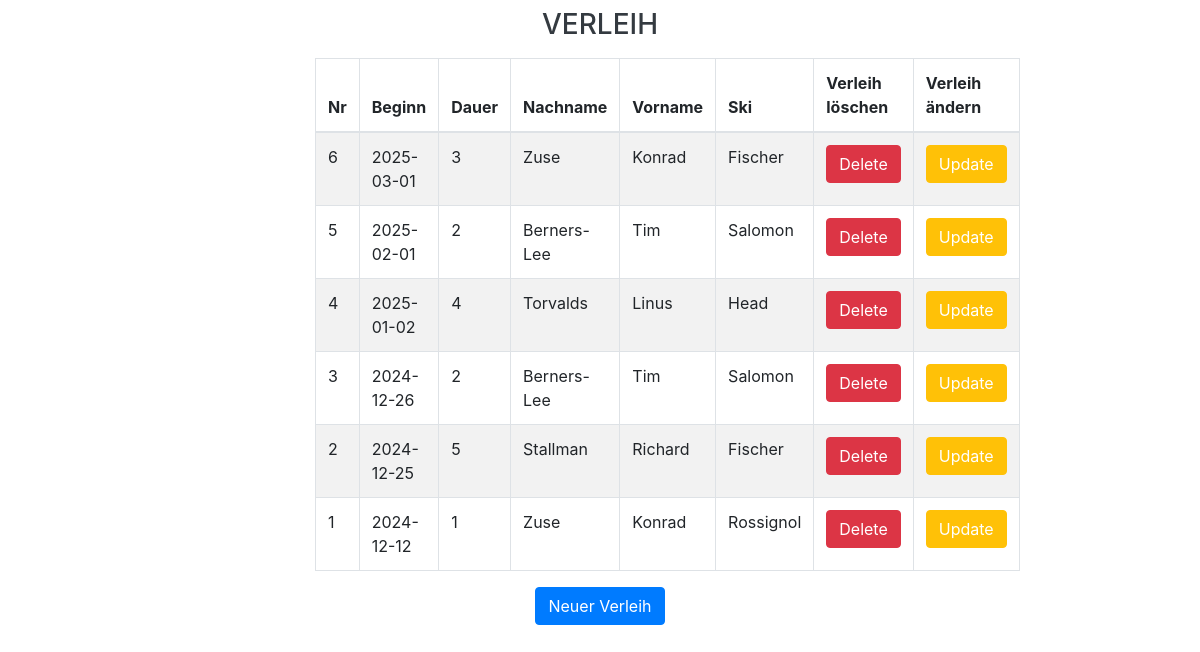
Page /rentals/index.php on the committed database.
### tables this page shows
CREATE TABLE `verleih` (
  `id` int(11) NOT NULL,
  `beginn` date DEFAULT NULL,
  `dauer` int(11) DEFAULT NULL,
  `kunden_id` int(11) DEFAULT NULL,
  `skier_id` int(11) DEFAULT NULL
);

CREATE TABLE `kunden` (
  `id` int(11) NOT NULL,
  `nachname` varchar(50) DEFAULT NULL,
  `vorname` varchar(50) DEFAULT NULL,
  `ausweis` varchar(20) DEFAULT NULL,
  `telefon` varchar(30) DEFAULT NULL
);

CREATE TABLE `skier` (
  `id` int(11) NOT NULL,
  `hersteller` varchar(50) DEFAULT NULL,
  `preis` int(11) DEFAULT NULL
);

### rentals/index.php (the view, shortened to what this page needs)
<?php
require dirname(__DIR__) . '/connect/connect.php';
$stmt = $pdo->prepare('
    SELECT `verleih`.`id`, `verleih`.`beginn`, `verleih`.`dauer`, `kunden`.`nachname`, `kunden`.`vorname`, `skier`.`hersteller`
    FROM `verleih`
    JOIN `kunden` ON `verleih`.`kunden_id` = `kunden`.`id`
    JOIN `skier` ON `verleih`.`skier_id` = `skier`.`id`
    ORDER BY `verleih`.`beginn` DESC
');
$stmt->execute();
$results = $stmt->fetchAll(PDO::FETCH_ASSOC);
?>
<!DOCTYPE html>
<html lang="en">
<head>
    <link rel="stylesheet" href="../assets/css/bootstrap.min.css">
</head>
<body>
    <h3 class="display-6 py-2 text-center text-dark">VERLEIH</h3>
    <div class="container w-50">
    <table class="table table-striped table-bordered">
        <thead>
            <tr>
                <th>Nr</th>
                <th>Beginn</th>
                <th>Dauer</th>
                <th>Nachname</th>
                <th>Vorname</th>
                <th>Ski</th>
                <th>Verleih löschen</th>
                <th>Verleih ändern</th>
            </tr>
        </thead>
        <tbody>
            <?php foreach($results as $result): ?>
            <tr>
                <td><?php echo $result['id'] ?></td>
                <td><?php echo $result['beginn'] ?></td>
                <td><?php echo $result['dauer'] ?></td>
                <td><?php echo $result['nachname'] ?></td>
                <td><?php echo $result['vorname'] ?></td>
                <td><?php echo $result['hersteller'] ?></td>
                <td><button class="btn btn-danger"><a href="./delete.php?deleteId=<?php echo $result['id'] ?>" class="text-white">Delete</a></button></td>
                <td><button class="btn btn-warning"><a href="./update.php?updateId=<?php echo $result['id'] ?>" class="text-white">Update</a></button></td>
            </tr>
            <?php endforeach; ?>
        </tbody>
    </table>
    <div class="d-flex justify-content-center mt-3">
        <button class="btn btn-primary"><a class="text-white" href="./submit.php">Neuer Verleih</a></button>
    </div>
</body>
</html>

### rows in the picture
verleih: id "6", beginn "2025-03-01", dauer "3", kunden.nachname "Zuse", kunden.vorname "Konrad", skier.hersteller "Fischer"
verleih: id "5", beginn "2025-02-01", dauer "2", kunden.nachname "Berners-Lee", kunden.vorname "Tim", skier.hersteller "Salomon"
verleih: id "4", beginn "2025-01-02", dauer "4", kunden.nachname "Torvalds", kunden.vorname "Linus", skier.hersteller "Head"
verleih: id "3", beginn "2024-12-26", dauer "2", kunden.nachname "Berners-Lee", kunden.vorname "Tim", skier.hersteller "Salomon"
verleih: id "2", beginn "2024-12-25", dauer "5", kunden.nachname "Stallman", kunden.vorname "Richard", skier.hersteller "Fischer"
verleih: id "1", beginn "2024-12-12", dauer "1", kunden.nachname "Zuse", kunden.vorname "Konrad", skier.hersteller "Rossignol"
